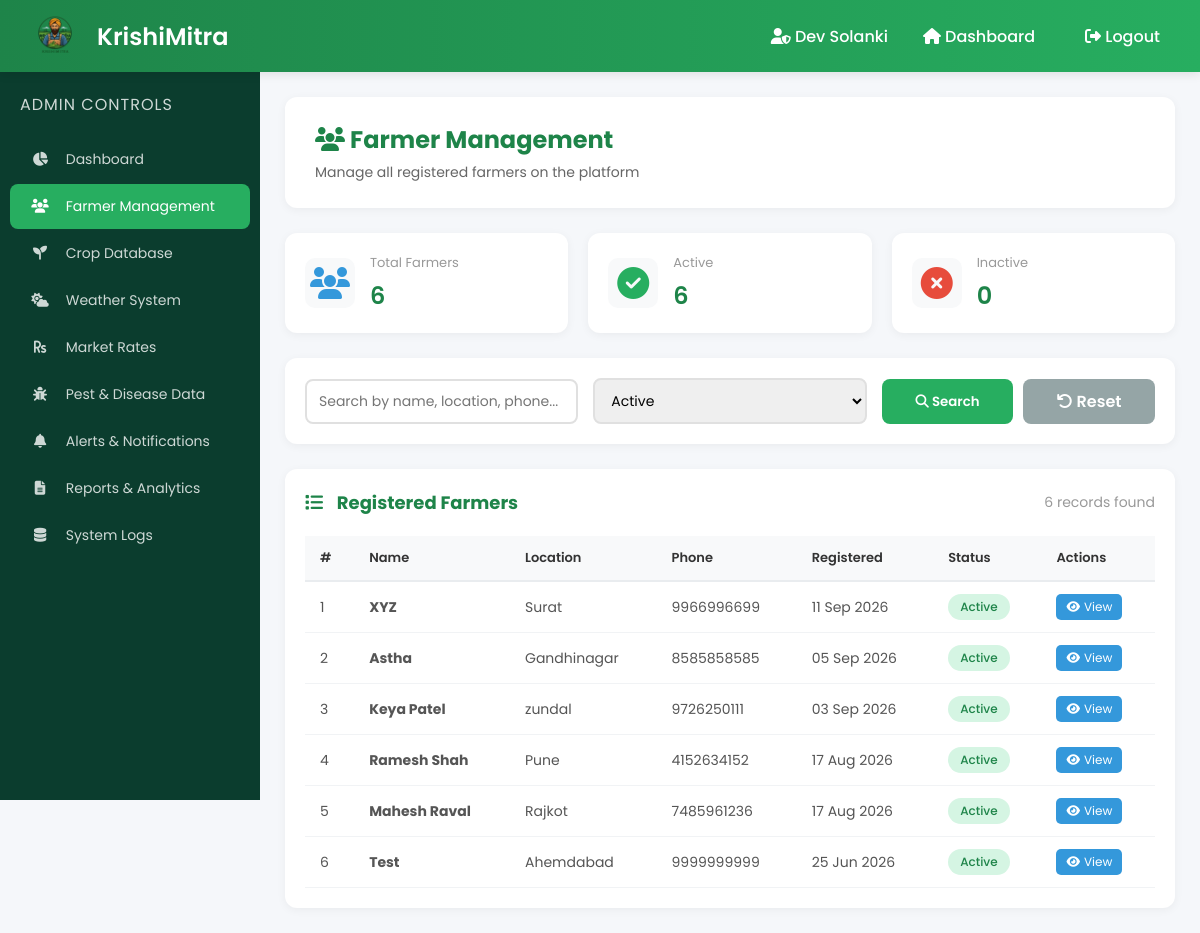
Screenshot of /KRISHIMITRA/admin/manage_farmers.php?status=active (signed in) with the database file from the repository.
### tables this page shows
CREATE TABLE `farmers` (
  `id` int(11) NOT NULL,
  `name` varchar(100) NOT NULL,
  `location` varchar(100) NOT NULL,
  `phone` varchar(15) NOT NULL,
  `password` varchar(255) NOT NULL,
  `created_at` timestamp NOT NULL DEFAULT current_timestamp(),
  `status` enum('active','inactive') DEFAULT 'active',
  `approved` tinyint(1) DEFAULT 1,
  `latitude` decimal(10,8) DEFAULT NULL,
  `longitude` decimal(11,8) DEFAULT NULL,
  `district` varchar(100) DEFAULT NULL
);

### KRISHIMITRA/config/database.php (called while the page is built, shortened)
<?php
function sanitize($input) {
    return htmlspecialchars(strip_tags(trim($input)));
}
?>

### KRISHIMITRA/admin/manage_farmers.php (the view, shortened to what this page needs)
<?php
require_once '../config/database.php';
$search = isset($_GET['search']) ? sanitize($_GET['search']) : '';
$status_filter = isset($_GET['status']) ? sanitize($_GET['status']) : '';
$page = isset($_GET['page']) ? (int)$_GET['page'] : 1;
$limit = 10;
$offset = ($page - 1) * $limit;
$where_conditions = [];
$params = [];
if ($status_filter) {
    $where_conditions[] = "status = ?";
    $params[] = $status_filter;
}
$where_clause = !empty($where_conditions) ? "WHERE " . implode(" AND ", $where_conditions) : "";
$count_sql = "SELECT COUNT(*) as total FROM farmers $where_clause";
$stmt = $pdo->prepare($count_sql);
$stmt->execute($params);
$total_records = $stmt->fetch()['total'];
$sql = "SELECT * FROM farmers $where_clause ORDER BY created_at DESC LIMIT " . (int)$limit . " OFFSET " . (int)$offset;
$stmt = $pdo->prepare($sql);
$stmt->execute($params);
$farmers = $stmt->fetchAll();
$stmt = $pdo->query("SELECT COUNT(*) as total FROM farmers");
$total_farmers = $stmt->fetch()['total'];
$stmt = $pdo->query("SELECT COUNT(*) as total FROM farmers WHERE status = 'active'");
$active_farmers = $stmt->fetch()['total'];
$stmt = $pdo->query("SELECT COUNT(*) as total FROM farmers WHERE status = 'inactive'");
$inactive_farmers = $stmt->fetch()['total'];
?>
<!DOCTYPE html>
<html lang="en">
<head>
    <link rel="stylesheet" href="admin_dashboard.css">
    <link rel="stylesheet" href="manage_farmers.css">
    <link rel="stylesheet" href="https://cdnjs.cloudflare.com/ajax/libs/font-awesome/6.5.0/css/all.min.css">
</head>
<body>
<div class="navbar">
    <div class="brand">
        <img src="../assets/images/logo1.png" alt="KrishiMitra Logo" onerror="this.src='../pictures/images/logo1.png'">
        <h2>KrishiMitra</h2>
    </div>
    <div class="nav-links">
        <span><i class="fas fa-user-shield"></i> <?php echo htmlspecialchars($_SESSION['admin_name']); ?></span>
        <a href="admin_dashboard.php"><i class="fas fa-home"></i> Dashboard</a>
        <a href="../logout.php" class="logout-btn"><i class="fas fa-sign-out-alt"></i> Logout</a>
    </div>
</div>
<div class="layout">
    <div class="sidebar">
        <h3>Admin Controls</h3>
        <a href="admin_dashboard.php"><i class="fas fa-chart-pie"></i> Dashboard</a>
        <a class="active" href="manage_farmers.php"><i class="fas fa-users"></i> Farmer Management</a>
        <a href="crop_database.php"><i class="fas fa-seedling"></i> Crop Database</a>
        <a href="weather_admin.php"><i class="fas fa-cloud-sun"></i> Weather System</a>
        <a href="market_rates.php"><i class="fas fa-rupee-sign"></i> Market Rates</a>
        <a href="pest_disease.php"><i class="fas fa-bug"></i> Pest &amp; Disease Data</a>
        <a href="alerts_notifications.php"><i class="fas fa-bell"></i> Alerts &amp; Notifications</a>
        <a href="reports_analytics.php"><i class="fas fa-file-alt"></i> Reports &amp; Analytics</a>
        <a href="system_logs.php"><i class="fas fa-database"></i> System Logs</a>
    </div>
    <div class="content">
        <div class="welcome-box">
            <h2><i class="fas fa-users"></i> Farmer Management</h2>
            <p>Manage all registered farmers on the platform</p>
        </div>
        <div class="stats-grid">
            <div class="stat-box">
                <i class="fas fa-users" style="color: #3498db;"></i>
                <div class="stat-info">
                    <h3>Total Farmers</h3>
                    <p><?php echo $total_farmers; ?></p>
                </div>
            </div>
            <div class="stat-box">
                <i class="fas fa-check-circle" style="color: #27ae60;"></i>
                <div class="stat-info">
                    <h3>Active</h3>
                    <p><?php echo $active_farmers; ?></p>
                </div>
            </div>
            <div class="stat-box">
                <i class="fas fa-times-circle" style="color: #e74c3c;"></i>
                <div class="stat-info">
                    <h3>Inactive</h3>
                    <p><?php echo $inactive_farmers; ?></p>
                </div>
            </div>
        </div>
        <div class="filter-section">
            <form method="GET" action="" class="filter-form">
                <div class="filter-group">
                    <input type="text" name="search" placeholder="Search by name, location, phone..." value="<?php echo htmlspecialchars($search); ?>">
                </div>
                <div class="filter-group">
                    <select name="status">
                        <option value="active" <?php echo $status_filter === 'active' ? 'selected' : ''; ?>>Active</option>
                    </select>
                </div>
                <div class="filter-group">
                    <button type="submit" class="btn-filter">
                        <i class="fas fa-search"></i> Search
                    </button>
                    <a href="manage_farmers.php" class="btn-reset">
                        <i class="fas fa-undo"></i> Reset
                    </a>
                </div>
            </form>
        </div>
        <div class="farmers-table">
            <div class="table-header">
                <h3><i class="fas fa-list"></i> Registered Farmers</h3>
                <span class="record-count"><?php echo $total_records; ?> records found</span>
            </div>
            <?php if (count($farmers) > 0): ?>
                <div class="table-responsive">
                    <table>
                        <thead>
                            <tr>
                                <th>#</th>
                                <th>Name</th>
                                <th>Location</th>
                                <th>Phone</th>
                                <th>Registered</th>
                                <th>Status</th>
                                <th>Actions</th>
                            </tr>
                        </thead>
                        <tbody>
                            <?php
                            $count = $offset + 1;
                            foreach ($farmers as $farmer):
                                $status_class = $farmer['status'] === 'active' ? 'active' : 'inactive';
                                $status_label = $farmer['status'] === 'active' ? 'Active' : 'Inactive';
                            ?>
                            <tr>
                                <td><?php echo $count++; ?></td>
                                <td>
                                    <strong><?php echo htmlspecialchars($farmer['name']); ?></strong>
                                </td>
                                <td><?php echo htmlspecialchars($farmer['location']); ?></td>
                                <td><?php echo htmlspecialchars($farmer['phone']); ?></td>
                                <td><?php echo date('d M Y', strtotime($farmer['created_at'])); ?></td>
                                <td>
                                    <span class="status-badge <?php echo $status_class; ?>">
                                        <?php echo $status_label; ?>
                                    </span>
                                </td>
                                <td>
                                    <div class="action-buttons">
                                        <a href="farmer_details.php?id=<?php echo $farmer['id']; ?>"
                                           class="btn-action view">
                                            <i class="fas fa-eye"></i> View
                                        </a>
                                    </div>
                                </td>
                            </tr>
                            <?php endforeach; ?>
                        </tbody>
                    </table>
                </div>
            <?php endif; ?>
        </div>
    </div>
</div>
</body>
</html>

### KRISHIMITRA/admin/admin_dashboard.css (style rules this page uses)
* { margin: 0; padding: 0; box-sizing: border-box; }
body { font-family: 'Poppins', sans-serif; background: #f5f7fa; overflow-x: hidden; }
.navbar { position: fixed; top: 0; left: 0; width: 100%; height: 72px; background: linear-gradient(90deg, #1e8449, #27ae60); display: flex; justify-content: space-between; align-items: center; padding: 0 25px; color: white; z-index: 1000; box-shadow: 0 2px 10px rgba(0,0,0,0.1); }
.brand { display: flex; align-items: center; gap: 12px; }
.brand img { height: 60px; width: auto; object-fit: contain; }
.brand h2 { font-size: 24px; font-weight: 600; }
.nav-links { display: flex; align-items: center; gap: 20px; }
.nav-links span { color: white; font-weight: 500; }
.nav-links a { color: white; text-decoration: none; font-weight: 500; padding: 8px 15px; border-radius: 6px; transition: 0.3s; }
.layout { display: flex; margin-top: 72px; }
.sidebar { position: fixed; top: 72px; left: 0; width: 260px; height: calc(100vh - 72px); background: #0b3d2e; padding: 20px 0; color: white; overflow-y: auto; }
.sidebar h3 { padding: 0 20px; margin-bottom: 20px; font-size: 16px; opacity: 0.8; font-weight: 400; letter-spacing: 1px; text-transform: uppercase; }
.sidebar a { display: block; color: rgba(255,255,255,0.8); text-decoration: none; padding: 12px 20px; margin: 2px 10px; border-radius: 8px; transition: 0.3s; font-size: 14px; }
.sidebar a i { margin-right: 12px; width: 20px; text-align: center; }
.sidebar a.active { background: #27ae60; color: white; }
.content { margin-left: 260px; padding: 25px; width: calc(100% - 260px); min-height: calc(100vh - 72px); }
.welcome-box { background: white; padding: 25px 30px; border-radius: 12px; margin-bottom: 25px; box-shadow: 0 2px 10px rgba(0,0,0,0.05); }
.welcome-box h2 { color: #1e8449; margin-bottom: 5px; }
.welcome-box p { color: #666; font-size: 14px; }
.status-badge { padding: 4px 12px; border-radius: 20px; font-size: 12px; font-weight: 500; display: inline-block; white-space: nowrap; }
.status-badge.active { background: #d5f5e3; color: #1e8449; }

### rows the page displays
farmers: name "XYZ", location "Surat", phone "9966996699", created_at "11 Sep 2026", status "Active"
farmers: name "Astha", location "Gandhinagar", phone "8585858585", created_at "05 Sep 2026", status "Active"
farmers: name "Keya Patel", location "zundal", phone "9726250111", created_at "03 Sep 2026", status "Active"
farmers: name "Ramesh Shah", location "Pune", phone "4152634152", created_at "17 Aug 2026", status "Active"
farmers: name "Mahesh Raval", location "Rajkot", phone "7485961236", created_at "17 Aug 2026", status "Active"
farmers: name "Test", location "Ahemdabad", phone "9999999999", created_at "25 Jun 2026", status "Active"

### other values shown
$_SESSION['admin_name'] "Dev Solanki"
$total_farmers "6"
$active_farmers "6"
$inactive_farmers "0"
$total_records "6"
